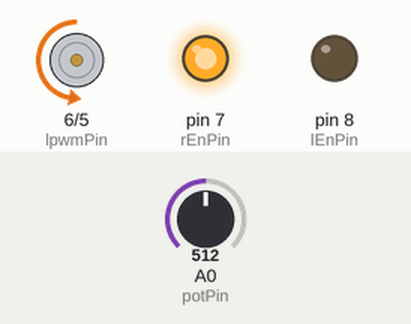
The sketch below on a simulated Arduino Uno, built with avr-gcc and run on an emulated ATmega328P. On the bench: motor-driver pin pairs drawn as motors (green arrow = first pin HIGH = forward, orange = second pin HIGH = backward, longer = more drive), output pins drawn as LEDs (lit = HIGH). The inputs (shaded band) are chosen by the test bench; at power-on: A0 (potPin) = 512.

Above: at 1.2 s.
1.3 s: A0 (potPin) set to 716
At 2.2 s:
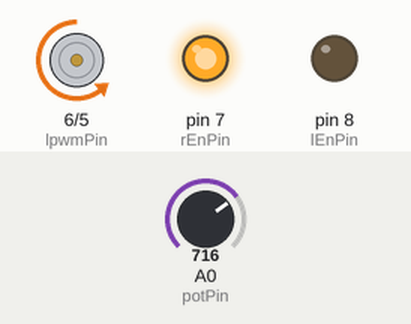
2.8 s: A0 (potPin) set to 900
At 3.2 s:
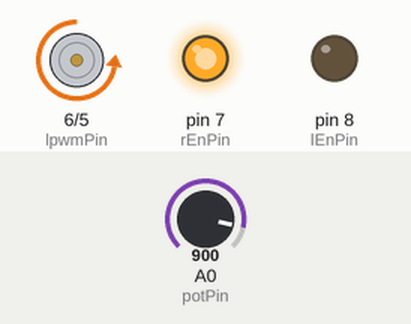
4.3 s: A0 (potPin) set to 122
At 5.5 s:
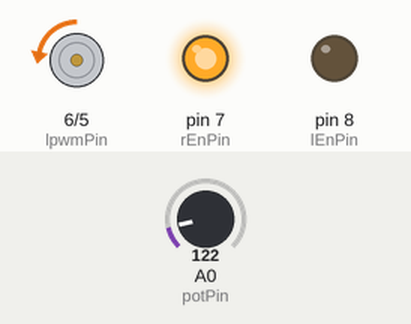
5.8 s: A0 (potPin) set to 0
At 6.9 s:
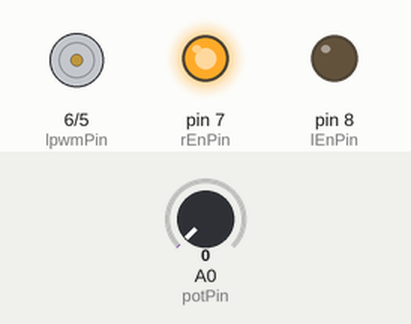
7.3 s: A0 (potPin) set to 511
At 8.0 s:
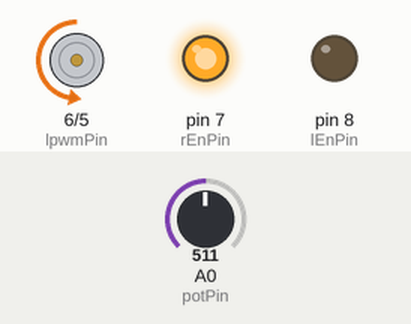
Timing chart, 0 to 9.8 s (numbered marks = the images above; inputs shaded):
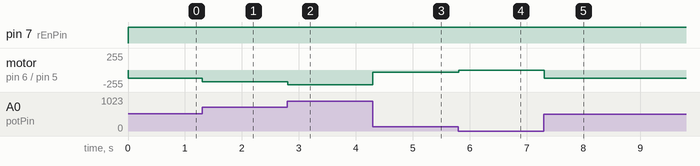

The sketch:

wMotorTest2.ino
```cpp
// PWM-Pins für IBT-2
const int rpwmPin = 5;
const int lpwmPin = 6;

// Enable-Pins
const int rEnPin = 7;
const int lEnPin = 8;

// Potentiometer
const int potPin = A0;

void setup() {
  pinMode(rpwmPin, OUTPUT);
  pinMode(lpwmPin, OUTPUT);
  pinMode(rEnPin, OUTPUT);
  pinMode(lEnPin, OUTPUT);

  // Anfangszustand: Motor aus
  digitalWrite(rEnPin, LOW);
  digitalWrite(lEnPin, LOW);
  analogWrite(rpwmPin, 0);
  analogWrite(lpwmPin, 0);
}

void loop() {
  // Lese Potentiometer (0–1023)
  int potValue = analogRead(potPin);

  // Skaliere auf PWM 0–255
  int pwmValue = map(potValue, 0, 1023, 0, 255);

  // Motor vorwärts steuern
  digitalWrite(rEnPin, HIGH);
  digitalWrite(lEnPin, LOW);
  analogWrite(rpwmPin, pwmValue);
  analogWrite(lpwmPin, 0);

  // Kleines Delay für Stabilität
  delay(10);
}
```

Measured:
- after the input at 1.3 s, motor on pin 6 (lpwmPin) / pin 5 (rpwmPin): backward 127/255 → backward 178/255 at once
- after the input at 2.8 s, motor on pin 6 (lpwmPin) / pin 5 (rpwmPin): backward 178/255 → backward 224/255 at once
- after the input at 4.3 s, motor on pin 6 (lpwmPin) / pin 5 (rpwmPin): backward 224/255 → backward 30/255 at once
- after the input at 5.8 s, motor on pin 6 (lpwmPin) / pin 5 (rpwmPin): backward 30/255 → stopped at once
- after the input at 7.3 s, motor on pin 6 (lpwmPin) / pin 5 (rpwmPin): stopped → backward 127/255 at once
